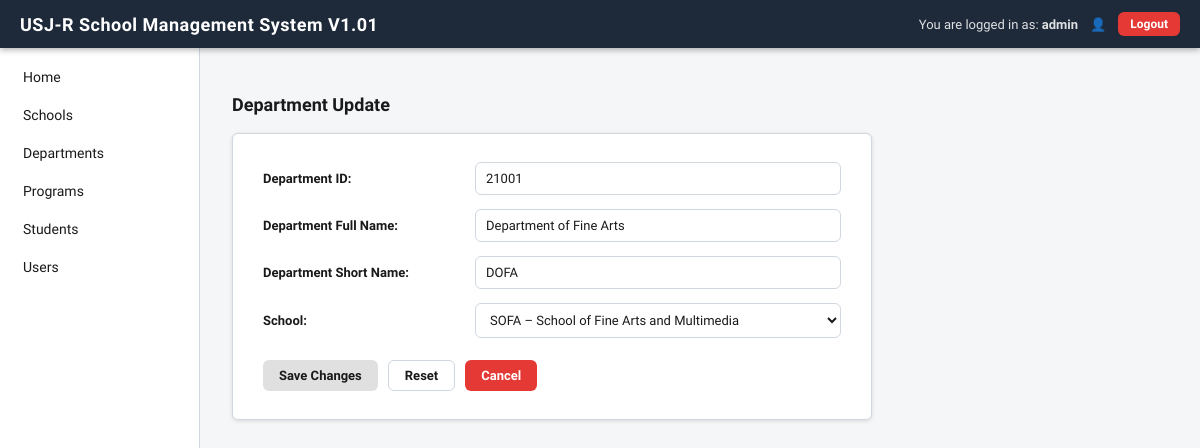
/departments/update.php?id=21001 (signed in), run on the app's committed database.
### tables this page shows
CREATE TABLE IF NOT EXISTS departments (
    dept_id         INT PRIMARY KEY,
    dept_full_name  VARCHAR(150) NOT NULL,
    dept_short_name VARCHAR(20)  NOT NULL,
    school_id       INT NOT NULL,
    FOREIGN KEY (school_id) REFERENCES schools(school_id)
);

CREATE TABLE IF NOT EXISTS schools (
    school_id   INT PRIMARY KEY,
    school_full_name  VARCHAR(150) NOT NULL,
    school_short_name VARCHAR(20)  NOT NULL
);

### departments/update.php (the view, shortened to what this page needs)
<?php
require_once '../config/db.php';
$id = $_GET['id'] ?? $_POST['dept_id'] ?? '';
$schools = $pdo->query("SELECT school_id, school_short_name, school_full_name FROM schools ORDER BY school_id")->fetchAll();
try {
    $stmt = $pdo->prepare("SELECT * FROM departments WHERE dept_id = ?");
    $stmt->execute([$id]);
    $data = $stmt->fetch();
} catch (PDOException $e) { die('Database error: ' . $e->getMessage()); }
include '../includes/header.php';
?>
<p class="page-title">Department Update</p>
<div class="form-card">
    <form method="POST" action="update.php">
        <div class="form-row">
            <label>Department ID:</label>
            <input type="text" value="<?= htmlspecialchars($data['dept_id']) ?>" disabled>
        </div>
        <div class="form-row">
            <label for="dept_full_name">Department Full Name:</label>
            <input type="text" id="dept_full_name" name="dept_full_name"
                   value="<?= htmlspecialchars($data['dept_full_name']) ?>" maxlength="150">
        </div>
        <div class="form-row">
            <label for="dept_short_name">Department Short Name:</label>
            <input type="text" id="dept_short_name" name="dept_short_name"
                   value="<?= htmlspecialchars($data['dept_short_name']) ?>" maxlength="20">
        </div>
        <div class="form-row">
            <label for="school_id">School:</label>
            <select id="school_id" name="school_id">
                <?php foreach ($schools as $s): ?>
                    <option value="<?= $s['school_id'] ?>"
                        <?= $data['school_id'] == $s['school_id'] ? 'selected' : '' ?>>
                        <?= htmlspecialchars($s['school_short_name'] . ' – ' . $s['school_full_name']) ?>
                    </option>
                <?php endforeach; ?>
            </select>
        </div>
        <div class="form-actions">
            <button type="submit" class="btn btn-gray">Save Changes</button>
            <button type="reset"  class="btn btn-outline">Reset</button>
            <a href="list.php"    class="btn btn-red">Cancel</a>
        </div>
    </form>
</div>
<?php include '../includes/footer.php'; ?>

### assets/style.css (style rules this page uses)
:root { --navy: #1e2a3a; --green: #4caf50; --green-dark: #388e3c; --orange: #f5a623; --red: #e53935; --red-dark: #c62828; --gray-bg: #f4f6f8; --sidebar-w: 200px; --header-h: 48px; --border: #d0d7de; --text: #1a1a1a; --muted: #6b7280; --white: #ffffff; --radius: 6px; --shadow: 0 1px 4px rgba(0,0,0,.12); }
*, *::before, *::after { box-sizing: border-box; margin: 0; padding: 0; }
body { font-family: 'Source Sans 3', sans-serif; font-size: 15px; background: var(--gray-bg); color: var(--text); min-height: 100vh; }
a { color: inherit; text-decoration: none; }
.btn { display: inline-flex; align-items: center; gap: 6px; padding: 7px 16px; border-radius: var(--radius); font-size: 13px; font-weight: 600; border: none; cursor: pointer; transition: background .15s, opacity .15s; text-decoration: none; font-family: inherit; }
.btn-red { background: var(--red); color: var(--white); }
.btn-gray { background: #e0e0e0; color: var(--text); }
.btn-outline { background: transparent; border: 1px solid var(--border); color: var(--text); }
.page-title { font-size: 18px; font-weight: 700; margin-bottom: 18px; }
.form-card { background: var(--white); border: 1px solid var(--border); border-radius: var(--radius); padding: 28px 30px; max-width: 640px; box-shadow: var(--shadow); }
.form-row { display: flex; align-items: center; margin-bottom: 14px; gap: 12px; }
.form-row label { width: 200px; min-width: 200px; font-size: 13px; font-weight: 600; color: var(--text); }
.form-row input, .form-row select { flex: 1; padding: 8px 10px; border: 1px solid var(--border); border-radius: var(--radius); font-size: 13px; font-family: inherit; background: var(--white); color: var(--text); transition: border-color .15s; }
.form-actions { display: flex; gap: 10px; margin-top: 22px; }

### data on the page
departments: dept_id "21001", dept_full_name "Department of Fine Arts", dept_short_name "DOFA", school_id "SOFA – School of Fine Arts and Multimedia"

### other printed values
$_SESSION['user_name'] "admin"
